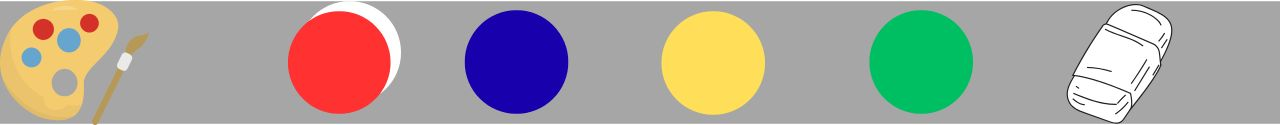
#> input picture Header/1.jpg, 1280 x 125 px, given in place of the camera
$ python mask.py
#> lines starting #> are read from the running program, lines starting #| are printed output that depends on the picture; after the words box and inside, x2 and y2 are one past the last pixel; in counts of white or black regions, pixels touching at a corner belong together
import cv2
import numpy as np

cap = cv2.VideoCapture(0)

while True:
    ret, frame = cap.read()
#> frame is the input picture: shape (125, 1280, 3); mean B, G, R 155, 162.5, 168.5
    if not ret:
        break
    frame= cv2.resize(frame,(0,0),fx=2,fy=2)
#> frame: shape (250, 2560, 3)
    frame = cv2.flip(frame, 1)
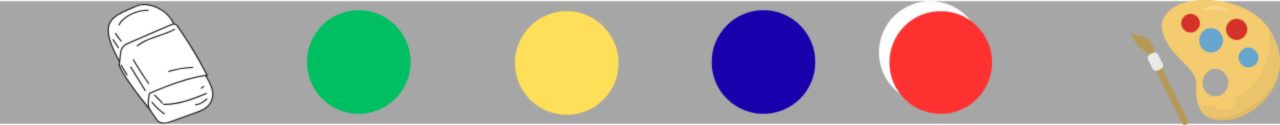
#> frame: shape (250, 2560, 3) (shown at 1/2 size); mean B, G, R 155, 162.5, 168.5
    hsv= cv2.cvtColor(frame,cv2.COLOR_BGR2HSV)
#> hsv: shape (250, 2560, 3); mean H, S, V 23.9, 56.1, 187

    low_blue= np.array([0,51,51])
    hig_blue= np.array([224,255,255])
    mask= cv2.inRange(hsv,low_blue,hig_blue)
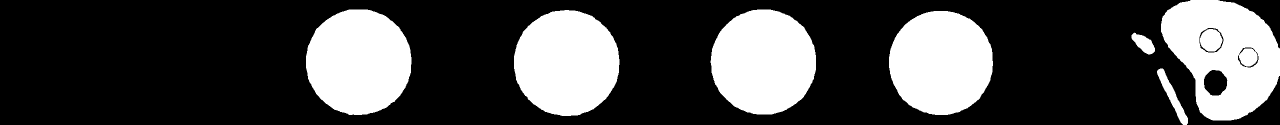
#> mask: shape (250, 2560) (shown at 1/2 size); 28.3% white; 8 white regions, largest, box (x1, y1, x2, y2) and area: (2322, 0, 2560, 241) 37143, (1028, 20, 1239, 232) 35176, (612, 19, 823, 230) 35168
    result= cv2.bitwise_and(frame,frame,mask=mask)
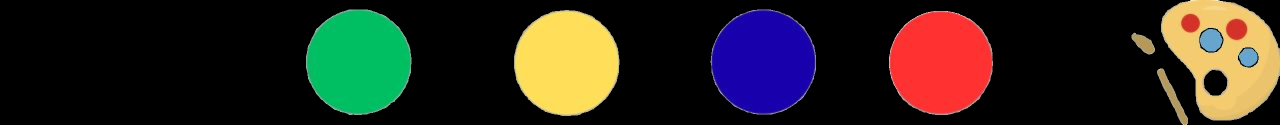
#> result: shape (250, 2560, 3) (shown at 1/2 size); mean B, G, R 30.4, 37.8, 43.8

    cv2.imshow('frame', result)

    if cv2.waitKey(1) & 0xFF == ord('q'):
#> (key q is pressed here)
        break

cap.release()
cv2.destroyAllWindows()

$ run again, on Header/2.jpg
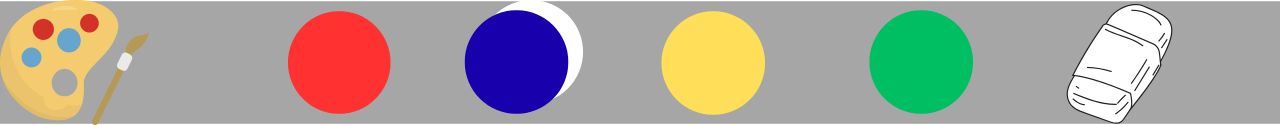
#> input picture Header/2.jpg, 1280 x 125 px, given in place of the camera
#> frame is the input picture: shape (125, 1280, 3); mean B, G, R 155.1, 162.7, 168.7
#> `frame = cv2.flip(frame, 1)`:
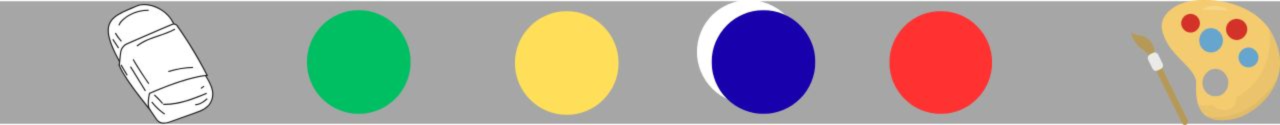
#> frame: shape (250, 2560, 3) (shown at 1/2 size); mean B, G, R 155.1, 162.7, 168.7
#> hsv: shape (250, 2560, 3); mean H, S, V 23.9, 56.2, 187.2
#> `mask= cv2.inRange(hsv,low_blue,hig_blue)`:
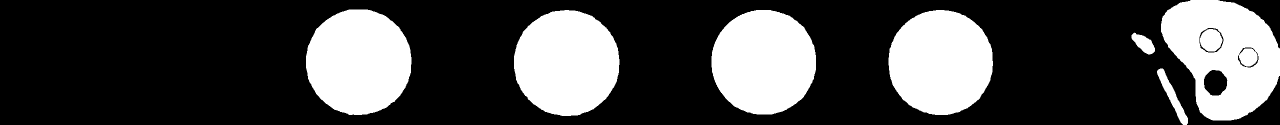
#> mask: shape (250, 2560) (shown at 1/2 size); 28.3% white; 8 white regions, largest, box (x1, y1, x2, y2) and area: (2322, 0, 2560, 241) 37143, (1028, 20, 1239, 232) 35176, (612, 19, 823, 230) 35168
